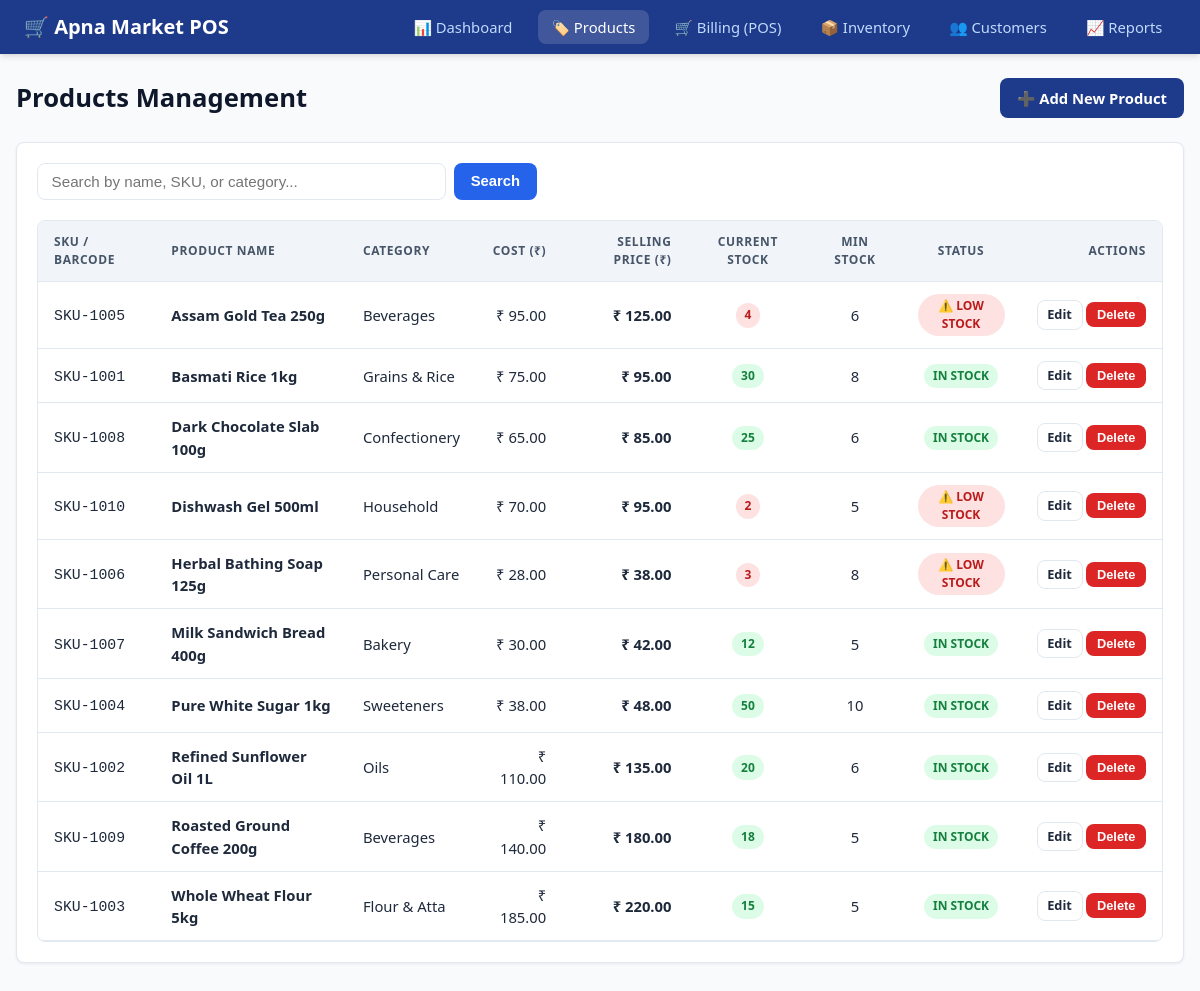
Page /products on the committed database.
### tables this page shows
CREATE TABLE products (
            id INTEGER PRIMARY KEY AUTOINCREMENT,
            sku TEXT UNIQUE NOT NULL,
            name TEXT NOT NULL,
            category TEXT DEFAULT 'General',
            cost_price REAL NOT NULL DEFAULT 0.0,
            selling_price REAL NOT NULL,
            stock INTEGER NOT NULL DEFAULT 0,
            min_stock INTEGER NOT NULL DEFAULT 5
        );

### pos-system/app.py (the view)
@app.route('/products')
def products():
    db = get_db()
    query = request.args.get('q', '').strip()
    if query:
        pattern = f"%{query}%"
        products_list = db.execute("""
            SELECT * FROM products
            WHERE name LIKE ? OR sku LIKE ? OR category LIKE ?
            ORDER BY name ASC
        """, (pattern, pattern, pattern)).fetchall()
    else:
        products_list = db.execute("SELECT * FROM products ORDER BY name ASC").fetchall()
    return render_template('products.html', products=products_list, query=query)

### pos-system/app.py (called while the page is built)
def get_db():
    if 'db' not in g:
        g.db = sqlite3.connect(app.config['DATABASE'])
        g.db.row_factory = sqlite3.Row
        g.db.execute("PRAGMA foreign_keys = ON")
    return g.db

### pos-system/templates/products.html (shortened to what this page needs)
{% extends "base.html" %}
{% block content %}
<div class="page-header">
  <h1 class="page-title">Products Management</h1>
  <a href="{{ url_for('product_new') }}" class="btn btn-primary">➕ Add New Product</a>
</div>
<div class="card">
  <form method="GET" action="{{ url_for('products') }}" style="display: flex; gap: 0.5rem; margin-bottom: 1.25rem; max-width: 500px;">
    <input type="text" name="q" value="{{ query or '' }}" placeholder="Search by name, SKU, or category..." class="form-control">
    <button type="submit" class="btn btn-accent">Search</button>
  </form>
  <div class="table-wrapper" tabindex="0" role="region" aria-label="Product inventory catalog">
    <table>
      <thead>
        <tr>
          <th>SKU / Barcode</th>
          <th>Product Name</th>
          <th>Category</th>
          <th class="text-right">Cost (₹)</th>
          <th class="text-right">Selling Price (₹)</th>
          <th class="text-center">Current Stock</th>
          <th class="text-center">Min Stock</th>
          <th class="text-center">Status</th>
          <th class="text-right">Actions</th>
        </tr>
      </thead>
      <tbody>
        {% for p in products %}
          <tr>
            <td><code>{{ p.sku }}</code></td>
            <td><strong>{{ p.name }}</strong></td>
            <td>{{ p.category }}</td>
            <td class="text-right">₹ {{ "%.2f"|format(p.cost_price) }}</td>
            <td class="text-right"><strong>₹ {{ "%.2f"|format(p.selling_price) }}</strong></td>
            <td class="text-center">
              {% if p.stock <= p.min_stock %}
                <span class="badge badge-danger">{{ p.stock }}</span>
              {% else %}
                <span class="badge badge-success">{{ p.stock }}</span>
              {% endif %}
            </td>
            <td class="text-center">{{ p.min_stock }}</td>
            <td class="text-center">
              {% if p.stock <= p.min_stock %}
                <span class="badge badge-danger">⚠️ LOW STOCK</span>
              {% else %}
                <span class="badge badge-success">IN STOCK</span>
              {% endif %}
            </td>
            <td class="text-right" style="white-space: nowrap;">
              <a href="{{ url_for('product_edit', id=p.id) }}" class="btn btn-sm btn-outline">Edit</a>
              <form method="POST" action="{{ url_for('product_delete', id=p.id) }}" style="display: inline;" onsubmit="return confirm('Are you sure you want to delete this product?');">
                <button type="submit" class="btn btn-sm btn-danger">Delete</button>
              </form>
            </td>
          </tr>
        {% else %}
          <tr>
            <td colspan="9" class="text-center" style="padding: 2rem; color: var(--text-muted);">
              No products found matching your search.
            </td>
          </tr>
        {% endfor %}
      </tbody>
    </table>
  </div>
</div>
{% endblock %}

### pos-system/static/style.css (style rules this page uses)
:root { --primary: #1e3a8a; --primary-hover: #1d4ed8; --primary-light: #eff6ff; --secondary: #0f172a; --accent: #2563eb; --success: #16a34a; --success-bg: #dcfce7; --danger: #dc2626; --danger-bg: #fee2e2; --warning: #d97706; --warning-bg: #fef3c7; --bg: #f8fafc; --surface: #ffffff; --border: #e2e8f0; --text: #1e293b; --text-muted: #64748b; --radius: 8px; --shadow-sm: 0 1px 3px rgba(0,0,0,0.07); --shadow-md: 0 4px 6px -1px rgba(0,0,0,0.1), 0 2px 4px -2px rgba(0,0,0,0.08); }
*, *::before, *::after { box-sizing: border-box; margin: 0; padding: 0; }
body { font-family: system-ui, -apple-system, BlinkMacSystemFont, "Segoe UI", Roboto, sans-serif; background-color: var(--bg); color: var(--text); line-height: 1.5; min-height: 100vh; display: flex; flex-direction: column; }
.page-header { display: flex; justify-content: space-between; align-items: center; margin-bottom: 1.5rem; flex-wrap: wrap; gap: 1rem; }
.page-title { font-size: 1.6rem; font-weight: 700; color: var(--secondary); }
.card { background: var(--surface); border: 1px solid var(--border); border-radius: var(--radius); padding: 1.25rem; box-shadow: var(--shadow-sm); margin-bottom: 1.5rem; }
.table-wrapper { overflow: auto; max-inline-size: 100%; border-radius: var(--radius); border: 1px solid var(--border); background: var(--surface); container-type: inline-size; }
table { width: 100%; border-collapse: collapse; text-align: left; font-size: 0.925rem; }
thead { background: #f1f5f9; position: sticky; inset-block-start: 0; z-index: 10; }
th, td { padding: 0.75rem 1rem; border-bottom: 1px solid var(--border); }
th { font-weight: 600; color: #475569; text-transform: uppercase; font-size: 0.75rem; letter-spacing: 0.05em; }
.text-right { text-align: right; }
.text-center { text-align: center; }
.badge { display: inline-block; padding: 0.2rem 0.55rem; font-size: 0.75rem; font-weight: 600; border-radius: 9999px; text-transform: uppercase; }
.badge-success { background: var(--success-bg); color: #15803d; }
.badge-danger { background: var(--danger-bg); color: #b91c1c; }
.btn { display: inline-flex; align-items: center; justify-content: center; gap: 0.35rem; padding: 0.5rem 1rem; font-size: 0.925rem; font-weight: 600; border-radius: var(--radius); border: 1px solid transparent; cursor: pointer; text-decoration: none; transition: all 0.15s ease-in-out; }
.btn-primary { background: var(--primary); color: white; }
.btn-accent { background: var(--accent); color: white; }
.btn-danger { background: var(--danger); color: white; }
.btn-outline { background: transparent; border-color: var(--border); color: var(--text); }
.btn-sm { padding: 0.25rem 0.6rem; font-size: 0.8rem; }
.form-control, .form-select { width: 100%; padding: 0.55rem 0.85rem; border: 1px solid var(--border); border-radius: var(--radius); font-size: 0.95rem; background: white; transition: border-color 0.15s ease-in-out, box-shadow 0.15s ease-in-out; }

### rows in the picture
products: sku "SKU-1005", name "Assam Gold Tea 250g", category "Beverages", cost_price "95.00", selling_price "125.00", stock "4", min_stock "6", shows "⚠️ LOW STOCK"
products: sku "SKU-1001", name "Basmati Rice 1kg", category "Grains & Rice", cost_price "75.00", selling_price "95.00", stock "30", min_stock "8", shows "IN STOCK"
products: sku "SKU-1008", name "Dark Chocolate Slab 100g", category "Confectionery", cost_price "65.00", selling_price "85.00", stock "25", min_stock "6", shows "IN STOCK"
products: sku "SKU-1010", name "Dishwash Gel 500ml", category "Household", cost_price "70.00", selling_price "95.00", stock "2", min_stock "5", shows "⚠️ LOW STOCK"
products: sku "SKU-1006", name "Herbal Bathing Soap 125g", category "Personal Care", cost_price "28.00", selling_price "38.00", stock "3", min_stock "8", shows "⚠️ LOW STOCK"
products: sku "SKU-1007", name "Milk Sandwich Bread 400g", category "Bakery", cost_price "30.00", selling_price "42.00", stock "12", min_stock "5", shows "IN STOCK"
products: sku "SKU-1004", name "Pure White Sugar 1kg", category "Sweeteners", cost_price "38.00", selling_price "48.00", stock "50", min_stock "10", shows "IN STOCK"
products: sku "SKU-1002", name "Refined Sunflower Oil 1L", category "Oils", cost_price "110.00", selling_price "135.00", stock "20", min_stock "6", shows "IN STOCK"
products: sku "SKU-1009", name "Roasted Ground Coffee 200g", category "Beverages", cost_price "140.00", selling_price "180.00", stock "18", min_stock "5", shows "IN STOCK"
products: sku "SKU-1003", name "Whole Wheat Flour 5kg", category "Flour & Atta", cost_price "185.00", selling_price "220.00", stock "15", min_stock "5", shows "IN STOCK"
